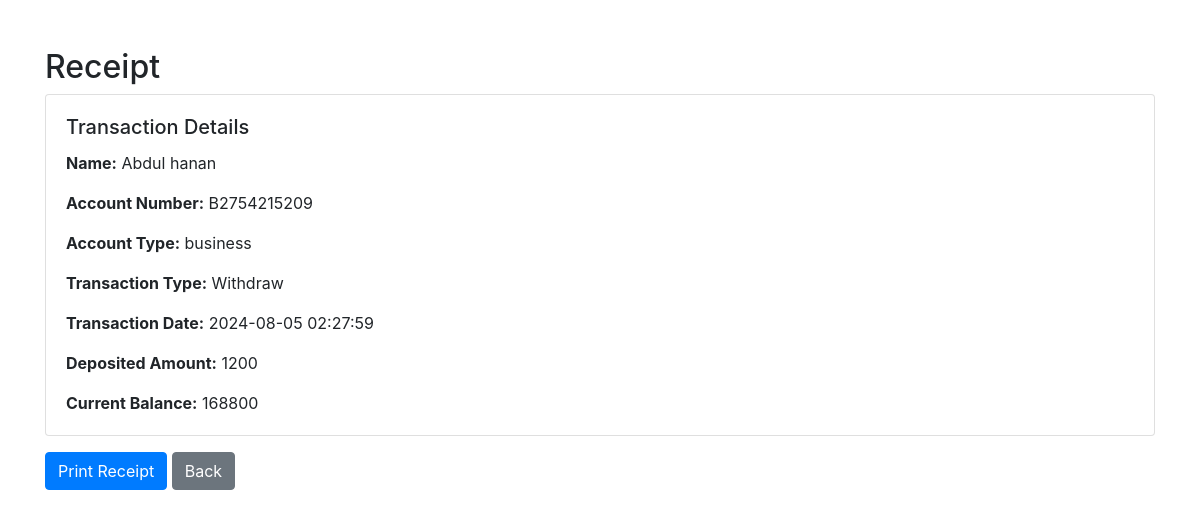
The app's page /receipt.php (signed in) with its own data.
### tables this page shows
CREATE TABLE `users` (
  `id` int(11) NOT NULL,
  `name` varchar(255) NOT NULL,
  `father_name` varchar(255) NOT NULL,
  `address` text NOT NULL,
  `mobile_number` varchar(20) NOT NULL,
  `email` varchar(255) NOT NULL,
  `password` varchar(255) NOT NULL,
  `balance` double NOT NULL DEFAULT 0,
  `account_type` varchar(50) NOT NULL,
  `account_number` varchar(50) NOT NULL,
  `bank_name` varchar(255) NOT NULL,
  `created_at` timestamp NOT NULL DEFAULT current_timestamp()
);

CREATE TABLE `deposit` (
  `id` int(11) NOT NULL,
  `name` varchar(255) NOT NULL,
  `account_number` varchar(50) NOT NULL,
  `account_type` varchar(50) NOT NULL,
  `transaction_type` varchar(20) NOT NULL,
  `created_at` timestamp NOT NULL DEFAULT current_timestamp(),
  `deposited_amount` double DEFAULT NULL
);

### receipt.php (the view, shortened to what this page needs)
<?php
include "db_connection.php";
$email = $_SESSION['email'];
$stmt = $conn->prepare("SELECT name, account_number, account_type, balance FROM users WHERE email = ?");
$stmt->bind_param("s", $email);
$stmt->execute();
$stmt->bind_result($name, $account_number, $account_type, $balance);
$transStmt = $conn->prepare("SELECT transaction_type, created_at, deposited_amount FROM deposit WHERE account_number = ? ORDER BY created_at DESC LIMIT 1");
$transStmt->bind_param("s", $account_number);
$transStmt->execute();
$transStmt->bind_result($transaction_type, $created_at, $deposited_amount);
?>
<!DOCTYPE html>
<html lang="en">
<head>
    <link href="https://stackpath.bootstrapcdn.com/bootstrap/4.5.2/css/bootstrap.min.css" rel="stylesheet">
</head>
<body>
    <div class="container mt-5">
        <h2>Receipt</h2>
        <div class="card">
            <div class="card-body">
                <h5 class="card-title">Transaction Details</h5>
                <p class="card-text"><strong>Name:</strong> <?php echo htmlspecialchars($name); ?></p>
                <p class="card-text"><strong>Account Number:</strong> <?php echo htmlspecialchars($account_number); ?></p>
                <p class="card-text"><strong>Account Type:</strong> <?php echo htmlspecialchars($account_type); ?></p>
                <p class="card-text"><strong>Transaction Type:</strong> <?php echo htmlspecialchars($transaction_type); ?></p>
                <p class="card-text"><strong>Transaction Date:</strong> <?php echo htmlspecialchars($created_at); ?></p>
                <p class="card-text"><strong>Deposited Amount:</strong> <?php echo htmlspecialchars($deposited_amount); ?></p>
                <p class="card-text"><strong>Current Balance:</strong> <?php echo htmlspecialchars($balance); ?></p>
            </div>
        </div>
        <button onclick="window.print()" class="btn btn-primary mt-3">Print Receipt</button>
        <a href="transactions.php" class="btn btn-secondary mt-3">Back</a>
    </div>
</body>
</html>

### records on screen
users: name "Abdul hanan", account_number "B2754215209", account_type "business", balance "168800"
deposit: transaction_type "Withdraw", created_at "2024-08-05 02:27:59", deposited_amount "1200"
